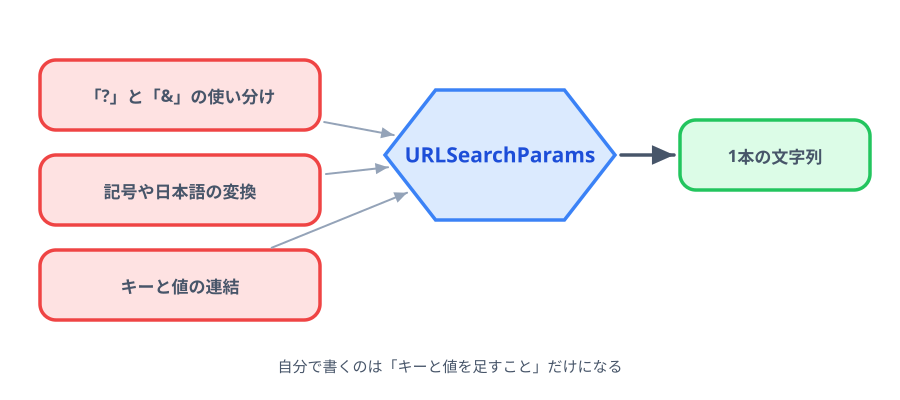

This chart was generated by the following Python code:
"""3-1 の解説図: URLSearchParams が引き受けてくれる3つのこと。"""

import pathlib
import sys

sys.path.insert(0, str(pathlib.Path.home() / ".claude/skills/genfig"))
from genfig import Canvas  # noqa: E402

c = Canvas(900, 400)

jobs = [
    ("「?」と「&」の使い分け", 60),
    ("記号や日本語の変換", 155),
    ("キーと値の連結", 250),
]
nodes = []
for label, y in jobs:
    s = c.sticky(40, y, 280, 70, color="red")
    c.text(180, y + 43, label, scale="label", align="center")
    nodes.append(s)

tool = c.node(500, 155, "URLSearchParams", shape="hexagon", color="blue",
              w=230, h=130)

out = c.sticky(680, 120, 190, 70, color="green")
c.text(775, 162, "1本の文字列", scale="label", align="center")

for n in nodes:
    c.link(n, tool, primary=False)
c.link(tool, out)

c.text(450, 372, "自分で書くのは「キーと値を足すこと」だけになる", scale="body",
       align="center")

print(c.save("01-what-it-does.svg"))
